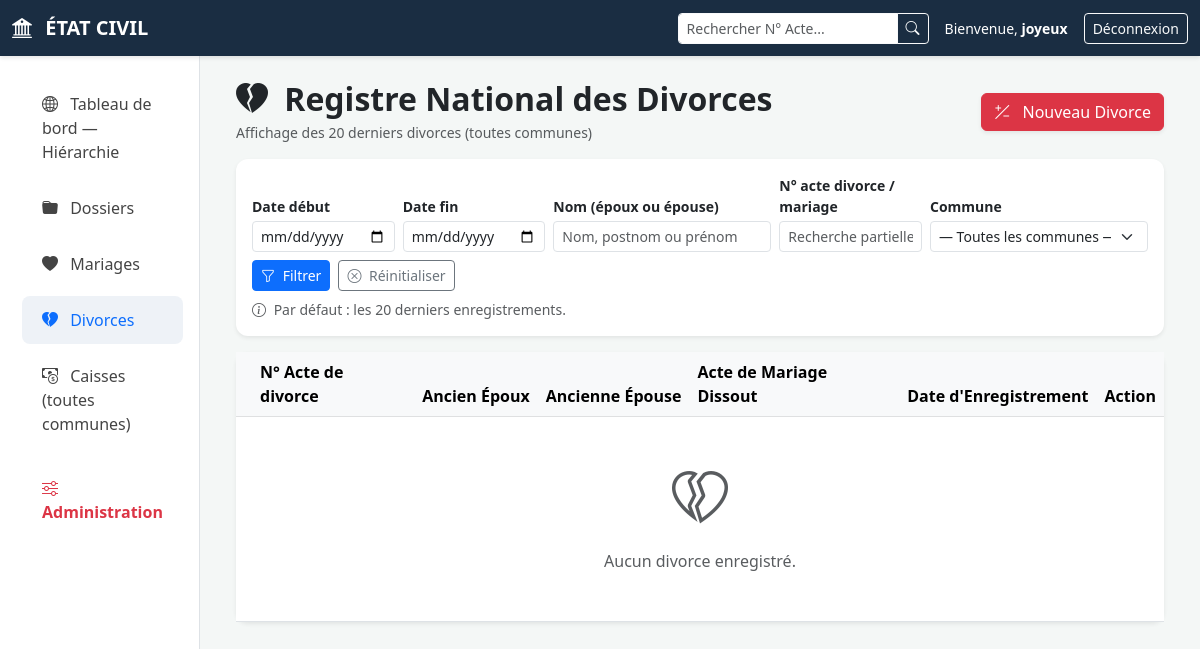
Before: /divorces/ (signed in) with the older database file.
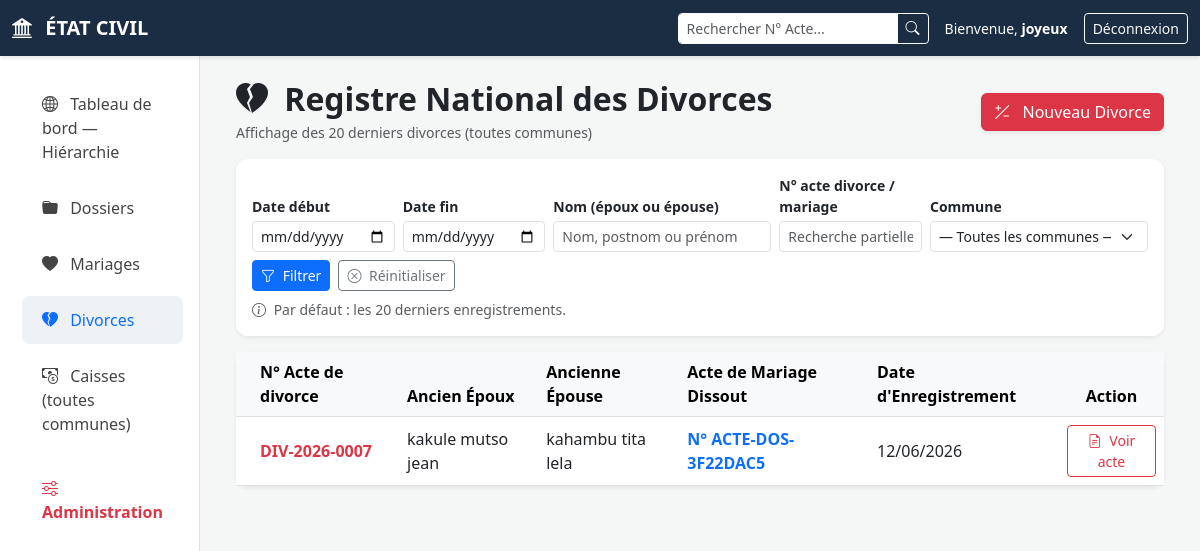
After: the same page with the newer database file.
### mariage/models.py (models this page shows, shortened)
class Divorce(models.Model):
    numero_divorce = models.CharField(max_length=50, unique=True)
    mariage = models.OneToOneField(Mariage, on_delete=models.CASCADE)
    date_divorce = models.DateField()
    motif = models.TextField()
    decision_justice = models.FileField(upload_to='divorces/')
    agent_validation = models.ForeignKey(Utilisateur, on_delete=models.SET_NULL, null=True)
    date_enregistrement = models.DateTimeField(auto_now_add=True)

class Mariage(models.Model):
    STATUS_MARIAGE = [
        ('actif', 'Mariage Actif'),
        ('divorce', 'Divorcé')
    ]
    numero_acte = models.CharField(max_length=50, unique=True)
    date_mariage = models.DateField()
    lieu_mariage = models.CharField(max_length=150)
    regime_matrimonial = models.CharField(max_length=100)
    dossier = models.OneToOneField(Dossier, on_delete=models.CASCADE)
    agent = models.ForeignKey(Utilisateur, on_delete=models.SET_NULL, null=True)
    epoux = models.ForeignKey(Epoux, on_delete=models.CASCADE)
    epouse = models.ForeignKey(Epouse, on_delete=models.CASCADE)
    temoins = models.ManyToManyField(Temoin)
    date_enregistrement = models.DateTimeField(auto_now_add=True)
    remarque = models.TextField(blank=True)
    statut = models.CharField(max_length=20, choices=STATUS_MARIAGE, default='actif')

class Epoux(models.Model):
    nom = models.CharField(max_length=100)
    post_nom = models.CharField(max_length=100)
    prenom = models.CharField(max_length=100)
    commune_residence = models.ForeignKey(Commune, on_delete=models.SET_NULL, null=True)
    piece_identite = models.CharField(max_length=100)
    numero_piece = models.CharField(max_length=100, unique=True)
    photo_carte = models.ImageField(upload_to='cartes_identite/', null=True, blank=True)
    telephone = models.CharField(max_length=20)
    empreinte_digitale = models.OneToOneField(EmpreinteDigitale, on_delete=models.SET_NULL, null=True, blank=True)
    reconnaissance_faciale = models.OneToOneField(
        ReconnaissanceFaciale, on_delete=models.SET_NULL, null=True, blank=True
    )
    profession = models.CharField(max_length=150, null=True, blank=True)
    nom_pere = models.CharField(max_length=100, null=True, blank=True)
    nom_mere = models.CharField(max_length=100, null=True, blank=True)
    date_naissance = models.DateField(null=True, blank=True)
    lieu_naissance = models.CharField(max_length=150, null=True, blank=True)
    nationalite = models.CharField(max_length=100, null=True, blank=True)
    numero_parcelle = models.CharField(max_length=150, null=True, blank=True)
    cellule = models.CharField(max_length=150, null=True, blank=True)
    quartier = models.CharField(max_length=150, null=True, blank=True)
    ville_origine = models.CharField(max_length=150, null=True, blank=True)
    date_delivrance = models.DateField(null=True, blank=True) # CORRIGÉ : DateField avec majuscule
    lieu_delivrance = models.CharField(max_length=150, null=True, blank=True)
    photo = models.ImageField(upload_to='photos/epoux/', blank=True, null=True)

class Epouse(models.Model):
    nom = models.CharField(max_length=100)
    post_nom = models.CharField(max_length=100)
    prenom = models.CharField(max_length=100)
    commune_residence = models.ForeignKey(Commune, on_delete=models.SET_NULL, null=True)
    piece_identite = models.CharField(max_length=100)
    numero_piece = models.CharField(max_length=100, unique=True)
    photo_carte = models.ImageField(upload_to='cartes_identite/', null=True, blank=True)
    telephone = models.CharField(max_length=20)
    empreinte_digitale = models.OneToOneField(EmpreinteDigitale, on_delete=models.SET_NULL, null=True, blank=True)
    reconnaissance_faciale = models.OneToOneField(
        ReconnaissanceFaciale, on_delete=models.SET_NULL, null=True, blank=True
    )
    profession = models.CharField(max_length=150, null=True, blank=True)
    nom_pere = models.CharField(max_length=100, null=True, blank=True)
    nom_mere = models.CharField(max_length=100, null=True, blank=True)
    date_naissance = models.DateField(null=True, blank=True)
    lieu_naissance = models.CharField(max_length=150, null=True, blank=True)
    nationalite = models.CharField(max_length=100, null=True, blank=True)
    numero_parcelle = models.CharField(max_length=150, null=True, blank=True)
    cellule = models.CharField(max_length=150, null=True, blank=True)
    quartier = models.CharField(max_length=150, null=True, blank=True)
    ville_origine = models.CharField(max_length=150, null=True, blank=True)
    date_delivrance = models.DateField(null=True, blank=True) # CORRIGÉ : DateField avec majuscule
    lieu_delivrance = models.CharField(max_length=150, null=True, blank=True)
    photo = models.ImageField(upload_to='photos/epouse/', blank=True, null=True)

### mariage/views.py (the view)
# urls.py: path('divorces/', views.DivorceListView.as_view(), name='divorce_list'),
class DivorceListView(SmartSecurityMixin, ListView):
    allowed_roles = ['OFFICIER', 'BOURGMESTRE', 'MAIRE', 'HIERARCHIE']
    model = Divorce
    template_name = 'mariage/divorces/divorce_list.html'
    context_object_name = 'divorces'
    limite_defaut = 20
    def get_queryset(self):
        params = lire_parametres_filtre(self.request)
        qs = (
            Divorce.objects.select_related(
                'mariage__epoux',
                'mariage__epouse',
                'mariage__dossier__commune_enregistrement',
            )
            .order_by('-date_enregistrement')
        )
        from .permissions_commune import filtrer_divorces_par_acces
        qs = filtrer_divorces_par_acces(self.request.user, qs)
        qs = appliquer_filtres_divorce(qs, params)
        if not filtres_actifs(params):
            qs = qs[:self.limite_defaut]
        return qs
    def get_context_data(self, **kwargs):
        context = super().get_context_data(**kwargs)
        params = lire_parametres_filtre(self.request)
        context.update(contexte_filtres_liste(
            self.request, params, 'divorce', self.limite_defaut, self.request.user
        ))
        context['divorce_verif_url'] = reverse('divorce_verifier_conjoint')
        context['divorce_recherche_url'] = reverse('recherche_nominative')
        context['divorce_reinit_url'] = reverse('divorce_reinitialiser_verification')
        return context

### mariage/context_processors.py (called while the page is built)
def navigation_role(request):
    user = request.user
    if not user.is_authenticated:
        return {}
    return {
        'menu_items': menu_navigation(user),
        'role_utilisateur_court': role_utilisateur(user),
        'url_accueil_user': url_accueil_utilisateur(user),
    }

### mariage/liste_filtres.py (called while the page is built)
def lire_parametres_filtre(request):
    return {
        'date_debut': request.GET.get('date_debut', '').strip(),
        'date_fin': request.GET.get('date_fin', '').strip(),
        'nom': request.GET.get('nom', '').strip(),
        'statut': request.GET.get('statut', '').strip(),
        'numero': request.GET.get('numero', '').strip(),
        'commune': request.GET.get('commune', '').strip(),
    }

def filtres_actifs(params):
    return any(params.values())

def _filtrer_par_dates(qs, params, champ_date):
    if params['date_debut']:
        qs = qs.filter(**{f'{champ_date}__gte': params['date_debut']})
    if params['date_fin']:
        qs = qs.filter(**{f'{champ_date}__lte': params['date_fin']})
    return qs

### mariage/permissions_commune.py (called while the page is built)
def role_utilisateur(user):
    return (getattr(user, 'role', None) or '').upper()

### mariage/templates/mariage/divorces/divorce_list.html (shortened to what this page needs)
{% extends 'mariage/base.html' %}
{% load static %}
{% block content %}
<div class="container-fluid" id="divorce-app-container"
     data-recherche-nom-url="{% url 'divorce_recherche_nominative' %}"
     data-recherche-empreinte-url="{% url 'divorce_recherche_empreinte' %}"
     data-recherche-faciale-url="{% url 'divorce_recherche_faciale' %}"
     data-enregistrer-url="{% url 'divorce_enregistrer' %}">
    <div id="view-list-divorces">
        <div class="d-flex justify-content-between align-items-center mb-3">
            <div>
                <h2 class="fw-bold text-dark mb-1"><i class="bi bi-heartbreak-fill text-dark me-2"></i> Registre National des Divorces</h2>
                <p class="text-muted mb-0 small">{{ sous_titre_liste }}</p>
            </div>
            <button type="button" class="btn btn-danger shadow-sm" onclick="ouvrirRechercheDivorce()">
                <i class="bi bi-plus-slash-minus me-2"></i> Nouveau Divorce
            </button>
        </div>
        {% include 'mariage/partials/filtre_liste.html' %}
        <div class="card border-0 shadow-sm">
            <div class="card-body p-0">
                <div class="table-responsive">
                    <table class="table table-hover align-middle mb-0">
                        <thead class="table-light">
                            <tr>
                                <th class="ps-4">N° Acte de divorce</th>
                                <th>Ancien Époux</th>
                                <th>Ancienne Épouse</th>
                                <th>Acte de Mariage Dissout</th>
                                <th>Date d'Enregistrement</th>
                                <th class="text-center">Action</th>
                            </tr>
                        </thead>
                        <tbody>
                            {% for divorce in divorces %}
                            <tr>
                                <td class="ps-4 text-danger fw-bold">{{ divorce.numero_divorce }}</td>
                                <td>{{ divorce.mariage.epoux.nom }} {{ divorce.mariage.epoux.post_nom }} {{ divorce.mariage.epoux.prenom }}</td>
                                <td>{{ divorce.mariage.epouse.nom }} {{ divorce.mariage.epouse.post_nom }} {{ divorce.mariage.epouse.prenom }}</td>
                                <td class="fw-semibold text-primary">N° {{ divorce.mariage.numero_acte }}</td>
                                <td>{{ divorce.date_divorce|date:"d/m/Y" }}</td>
                                <td class="text-center">
                                    <a href="{% url 'acte_divorce_detail' divorce.pk %}" class="btn btn-sm btn-outline-danger" target="_blank">
                                        <i class="bi bi-file-earmark-text me-1"></i> Voir acte
                                    </a>
                                </td>
                            </tr>
                            {% empty %}
                            <tr>
                                <td colspan="6" class="text-center py-5 text-muted">
                                    <i class="bi bi-heartbreak display-4 d-block mb-3"></i> Aucun divorce enregistré.
                                </td>
                            </tr>
                            {% endfor %}
                        </tbody>
                    </table>
                </div>
            </div>
        </div>
    </div>
</div>
{% endblock %}

### mariage/templates/mariage/base.html (shortened to what this page needs)
{% load static %}
<!DOCTYPE html>
<html lang="fr">
<head>
    <link href="https://cdn.jsdelivr.net/npm/bootstrap@5.3.0/dist/css/bootstrap.min.css" rel="stylesheet">
    <link rel="stylesheet" href="https://cdn.jsdelivr.net/npm/bootstrap-icons@1.11.0/font/bootstrap-icons.css">
    <link rel="stylesheet" href="{% static 'mariage/css/style.css' %}">
</head>
<body>
    <nav class="navbar navbar-expand-lg navbar-dark navbar-custom sticky-top">
        <div class="container-fluid">
            <a class="navbar-brand fw-bold" href="{% if url_accueil_user %}{{ url_accueil_user }}{% else %}{% url 'dashboard' %}{% endif %}"><i class="bi bi-bank2 me-2"></i> ÉTAT CIVIL</a>
            {% if role_utilisateur_court != 'CITOYEN' and role_utilisateur_court != 'CONJOINT' %}
            <form class="d-flex ms-auto me-3 d-print-none" action="{% url 'quick_search' %}" method="get" style="max-width: 300px;">
                <div class="input-group input-group-sm">
                    <input type="text" name="q" class="form-control border-light" placeholder="Rechercher N° Acte..." aria-label="Rechercher">
                    <button class="btn btn-outline-light" type="submit">
                        <i class="bi bi-search"></i>
                    </button>
                </div>
            </form>
            {% endif %}
            <div class="d-flex align-items-center text-white small">
                <span>Bienvenue, <strong>{{ user.username }}</strong></span>
                <form action="{% url 'logout' %}" method="post" class="ms-3 m-0">
                    <button type="submit" class="btn btn-sm btn-outline-light">Déconnexion</button>
                </form>
            </div>
        </div>
    </nav>
    <div class="container-fluid">
        <div class="row">
            <nav class="col-md-2 d-none d-md-block sidebar">
                <ul class="nav flex-column">
                    {% for item in menu_items %}
                    <li class="nav-item">
                        <a class="nav-link {% for key in item.active_keys %}{% if key in request.resolver_match.url_name %}active{% endif %}{% endfor %}"
                           href="{% url item.url_name %}">
                            <i class="bi {{ item.icon }} me-2"></i> {{ item.label }}
                        </a>
                    </li>
                    {% empty %}
                    <li class="nav-item">
                        <a class="nav-link" href="{% url 'dashboard' %}"><i class="bi bi-speedometer2 me-2"></i> Accueil</a>
                    </li>
                    {% endfor %}
                    {% if user.is_superuser %}
                        <li class="nav-item mt-2">
                            <a class="nav-link text-danger fw-bold" href="/admin/" target="_blank">
                                <i class="bi bi-sliders me-2"></i> Administration
                            </a>
                        </li>
                    {% endif %}
                </ul>
            </nav>
            <main class="col-md-10 ms-sm-auto px-md-4 py-4 main-content">
                <div id="toast-container" class="position-fixed top-0 end-0 p-3"></div>
                {% block content %}{% endblock %}
            </main>
        </div>
    </div>
</body>

Changed rows visible on the page:
added Divorce: numero_divorce "DIV-2026-0007", mariage.epoux.nom "kakule", mariage.epoux.post_nom "mutso", mariage.epoux.prenom "jean", mariage.epouse.nom "kahambu", mariage.epouse.post_nom "tita", mariage.epouse.prenom "lela", mariage.numero_acte "ACTE-DOS-3F22DAC5", date_divorce "12/06/2026"
Other visible differences:
text no longer shown: "Aucun divorce enregistré."
